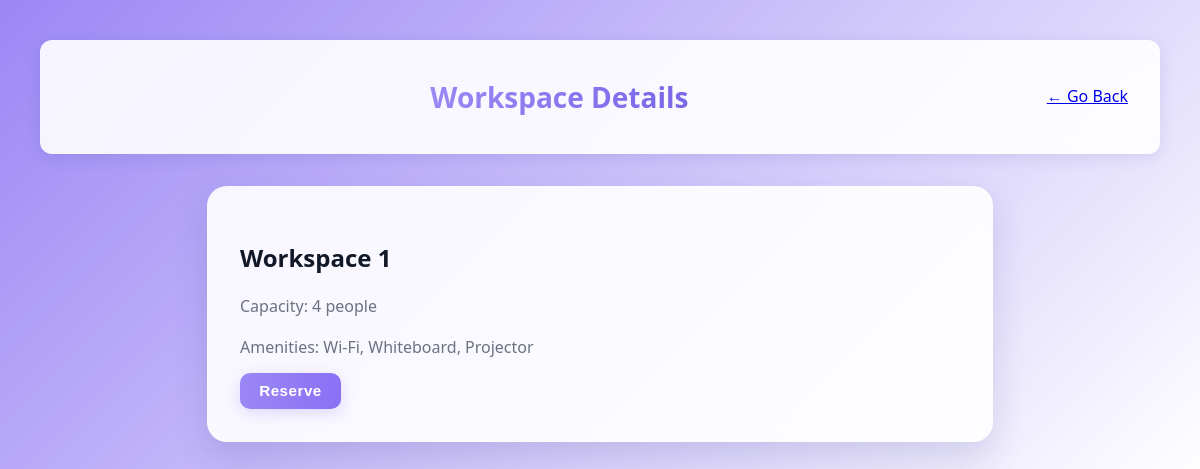
/details/1 (signed in), run on the app's committed database.
### website/models.py (models this page shows)
class Workspace(db.Model):
    id = db.Column(db.Integer, primary_key=True)
    name = db.Column(db.String(100), nullable=False)
    floor = db.Column(db.Integer, nullable=True)
    x = db.Column(db.Integer, nullable=True)  # for SVG positioning
    y = db.Column(db.Integer, nullable=True)
    capacity = db.Column(db.Integer, nullable=False)
    amenities = db.Column(db.String(255), nullable=True)

### website/views.py (the view)
@views.route('/details/<int:id>')
@login_required
def workspace_details(id):
    workspace = Workspace.query.get_or_404(id)
    is_reserved = Booking.query.filter_by(workspace_id=id).first() is not None
    return render_template("workspace-details.html", user=current_user, workspace=workspace, reserved=is_reserved)

### website/__init__.py (called while the page is built)
def create_app():
    app = Flask(__name__)
    app.config['SECRET_KEY'] = 'love'
    app.config['SQLALCHEMY_DATABASE_URI'] = f'sqlite:///{DB_NAME}'
    db.init_app(app)
    from .views import views
    from .auth import auth
    app.register_blueprint(views, url_prefix='/')
    app.register_blueprint(auth, url_prefix='/')
    from .models import User, Workspace  # Import Workspace model
    with app.app_context():
        db.create_all()
        seed_workspaces()  # Seed default workspaces
    login_manager = LoginManager()
    login_manager.login_view = 'auth.login'
    login_manager.init_app(app)
    @login_manager.user_loader
    def load_user(id):
        return User.query.get(int(id))
    return app

### website/templates/workspace-details.html (shortened to what this page needs)
<!DOCTYPE html>
<html lang="en">
<head>
    <link rel="stylesheet" href="{{ url_for('static', filename='styles/workspace_details.css') }}">
</head>
<body>
    <header class="header">
        <h1>Workspace Details</h1>
        <a href="/" class="details-link">← Go Back</a>
    </header>
    <main class="workspace-details">
        <div class="workspace-item">
            <h2>{{ workspace.name }}</h2>
            <p>Capacity: {{ workspace.capacity }} people</p>
            <p>Amenities: {{ workspace.amenities }}</p>
                {% if current_user.role == 'staff' or current_user.role == 'admin' %}
                    <button onclick="openModal()">Reserve</button>
                {% endif %}
        </div>
    </main>
</body>
</html>

### website/static/styles/workspace_details.css (style rules this page uses)
body { background: linear-gradient(135deg, #9b87f5 0%, #ffffff 100%); font-family: 'Segoe UI', Tahoma, Geneva, Verdana, sans-serif; color: #333; line-height: 1.6; padding: 2rem; }
.header { display: flex; justify-content: space-between; align-items: center; background: rgba(255, 255, 255, 0.9); backdrop-filter: blur(8px); padding: 1rem 2rem; border-radius: 12px; box-shadow: 0 4px 15px rgba(31, 38, 135, 0.1); margin-bottom: 2rem; position: sticky; top: 0; z-index: 10; }
.header h1 { background: linear-gradient(to right, #9b87f5, #7868e6); -webkit-background-clip: text; background-clip: text; -webkit-text-fill-color: transparent; font-size: 1.75rem; font-weight: 600; }
button { background: linear-gradient(to right, #9b87f5, #8a70f5); color: white; border: none; border-radius: 10px; padding: 0.6rem 1.2rem; font-size: 0.95rem; font-weight: 600; transition: all 0.3s ease; box-shadow: 0 4px 15px rgba(155, 135, 245, 0.3); letter-spacing: 0.5px; }
.workspace-details { max-width: 720px; margin: 0 auto; background: rgba(255, 255, 255, 0.9); padding: 2rem; border-radius: 20px; box-shadow: 0 15px 35px rgba(31, 38, 135, 0.15); backdrop-filter: blur(8px); border: 1px solid rgba(255, 255, 255, 0.3); }
.workspace-item h2 { font-size: 1.5rem; margin-bottom: 1rem; color: #111827; }
.workspace-item p { color: #6b7280; font-size: 1rem; margin-bottom: 0.75rem; }

### data on the page
Workspace: name "Workspace 1", capacity "4", amenities "Wi-Fi, Whiteboard, Projector"
